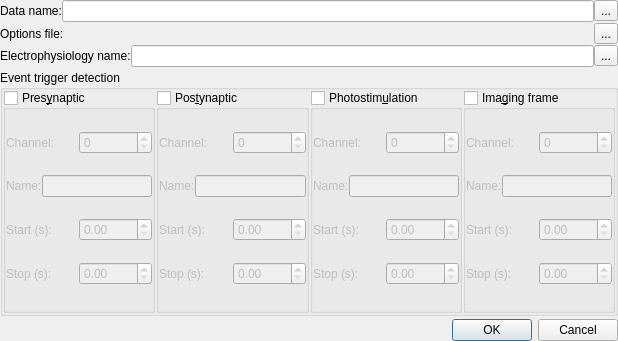
<?xml version="1.0" encoding="UTF-8"?>
<ui version="4.0">
 <class>Dialog</class>
 <widget class="QDialog" name="Dialog">
  <property name="geometry">
   <rect>
    <x>0</x>
    <y>0</y>
    <width>618</width>
    <height>341</height>
   </rect>
  </property>
  <property name="windowTitle">
   <string>Dialog</string>
  </property>
  <layout class="QGridLayout" name="gridLayout">
   <property name="leftMargin">
    <number>0</number>
   </property>
   <property name="topMargin">
    <number>0</number>
   </property>
   <property name="rightMargin">
    <number>0</number>
   </property>
   <property name="bottomMargin">
    <number>0</number>
   </property>
   <property name="horizontalSpacing">
    <number>0</number>
   </property>
   <property name="verticalSpacing">
    <number>3</number>
   </property>
   <item row="0" column="0">
    <layout class="QVBoxLayout" name="verticalLayout">
     <property name="spacing">
      <number>1</number>
     </property>
     <item>
      <layout class="QHBoxLayout" name="horizontalLayout">
       <property name="spacing">
        <number>0</number>
       </property>
       <item>
        <widget class="QLabel" name="label">
         <property name="text">
          <string>Data name:</string>
         </property>
        </widget>
       </item>
       <item>
        <widget class="QLineEdit" name="dataNameLineEdit"/>
       </item>
       <item>
        <widget class="QToolButton" name="choosePVFileToolButton">
         <property name="toolTip">
          <string>Choose PrairieView XML File</string>
         </property>
         <property name="text">
          <string>...</string>
         </property>
         <property name="icon">
          <iconset theme="document-open"/>
         </property>
        </widget>
       </item>
      </layout>
     </item>
     <item>
      <layout class="QHBoxLayout" name="horizontalLayout_2">
       <item>
        <widget class="QLabel" name="label_3">
         <property name="text">
          <string>Options file:</string>
         </property>
        </widget>
       </item>
       <item>
        <widget class="QLabel" name="optionsFileNameLabel">
         <property name="text">
          <string/>
         </property>
        </widget>
       </item>
       <item>
        <widget class="QToolButton" name="chooseOptionsToolButton">
         <property name="text">
          <string>...</string>
         </property>
         <property name="icon">
          <iconset theme="document-open"/>
         </property>
        </widget>
       </item>
      </layout>
     </item>
     <item>
      <layout class="QHBoxLayout" name="horizontalLayout_3">
       <property name="spacing">
        <number>0</number>
       </property>
       <item>
        <widget class="QLabel" name="label_2">
         <property name="text">
          <string>Electrophysiology name:</string>
         </property>
        </widget>
       </item>
       <item>
        <widget class="QLineEdit" name="ephysNameLineEdit"/>
       </item>
       <item>
        <widget class="QToolButton" name="chooseEphysToolButton">
         <property name="text">
          <string>...</string>
         </property>
         <property name="icon">
          <iconset theme="document-open"/>
         </property>
        </widget>
       </item>
      </layout>
     </item>
    </layout>
   </item>
   <item row="1" column="0">
    <widget class="QGroupBox" name="triggersGroupBox">
     <property name="title">
      <string>Event trigger detection</string>
     </property>
     <layout class="QHBoxLayout" name="horizontalLayout_20">
      <property name="spacing">
       <number>1</number>
      </property>
      <property name="leftMargin">
       <number>0</number>
      </property>
      <property name="topMargin">
       <number>0</number>
      </property>
      <property name="rightMargin">
       <number>0</number>
      </property>
      <property name="bottomMargin">
       <number>0</number>
      </property>
      <item>
       <widget class="QGroupBox" name="presynGroupBox">
        <property name="title">
         <string>Pres&amp;ynaptic</string>
        </property>
        <property name="checkable">
         <bool>true</bool>
        </property>
        <property name="checked">
         <bool>false</bool>
        </property>
        <layout class="QVBoxLayout" name="verticalLayout_2">
         <property name="spacing">
          <number>0</number>
         </property>
         <property name="leftMargin">
          <number>0</number>
         </property>
         <property name="topMargin">
          <number>0</number>
         </property>
         <property name="rightMargin">
          <number>0</number>
         </property>
         <property name="bottomMargin">
          <number>0</number>
         </property>
         <item>
          <layout class="QHBoxLayout" name="horizontalLayout_4">
           <item>
            <widget class="QLabel" name="label_4">
             <property name="text">
              <string>Channel:</string>
             </property>
            </widget>
           </item>
           <item>
            <widget class="QSpinBox" name="presynChannelSpinBox"/>
           </item>
          </layout>
         </item>
         <item>
          <layout class="QHBoxLayout" name="horizontalLayout_5">
           <item>
            <widget class="QLabel" name="label_8">
             <property name="text">
              <string>Name:</string>
             </property>
            </widget>
           </item>
           <item>
            <widget class="QLineEdit" name="presynNameLineEdit"/>
           </item>
          </layout>
         </item>
         <item>
          <layout class="QHBoxLayout" name="horizontalLayout_6">
           <item>
            <widget class="QLabel" name="label_12">
             <property name="text">
              <string>Start (s):</string>
             </property>
            </widget>
           </item>
           <item>
            <widget class="QDoubleSpinBox" name="presynStartDoubleSpinBox"/>
           </item>
          </layout>
         </item>
         <item>
          <layout class="QHBoxLayout" name="horizontalLayout_7">
           <item>
            <widget class="QLabel" name="label_13">
             <property name="text">
              <string>Stop (s):</string>
             </property>
            </widget>
           </item>
           <item>
            <widget class="QDoubleSpinBox" name="presynStopDoubleSpinBox"/>
           </item>
          </layout>
         </item>
        </layout>
       </widget>
      </item>
      <item>
       <widget class="QGroupBox" name="postsynGroupBox">
        <property name="title">
         <string>Pos&amp;tynaptic</string>
        </property>
        <property name="checkable">
         <bool>true</bool>
        </property>
        <property name="checked">
         <bool>false</bool>
        </property>
        <layout class="QVBoxLayout" name="verticalLayout_3">
         <property name="spacing">
          <number>0</number>
         </property>
         <property name="leftMargin">
          <number>0</number>
         </property>
         <property name="topMargin">
          <number>0</number>
         </property>
         <property name="rightMargin">
          <number>0</number>
         </property>
         <property name="bottomMargin">
          <number>0</number>
         </property>
         <item>
          <layout class="QHBoxLayout" name="horizontalLayout_8">
           <item>
            <widget class="QLabel" name="label_5">
             <property name="text">
              <string>Channel:</string>
             </property>
            </widget>
           </item>
           <item>
            <widget class="QSpinBox" name="postsynChannelSpinBox"/>
           </item>
          </layout>
         </item>
         <item>
          <layout class="QHBoxLayout" name="horizontalLayout_9">
           <item>
            <widget class="QLabel" name="label_9">
             <property name="text">
              <string>Name:</string>
             </property>
            </widget>
           </item>
           <item>
            <widget class="QLineEdit" name="postsynNameLineEdit"/>
           </item>
          </layout>
         </item>
         <item>
          <layout class="QHBoxLayout" name="horizontalLayout_10">
           <item>
            <widget class="QLabel" name="label_14">
             <property name="text">
              <string>Start (s):</string>
             </property>
            </widget>
           </item>
           <item>
            <widget class="QDoubleSpinBox" name="postsynStartDoubleSpinBox"/>
           </item>
          </layout>
         </item>
         <item>
          <layout class="QHBoxLayout" name="horizontalLayout_11">
           <item>
            <widget class="QLabel" name="label_15">
             <property name="text">
              <string>Stop (s):</string>
             </property>
            </widget>
           </item>
           <item>
            <widget class="QDoubleSpinBox" name="postsynStopDoubleSpinBox"/>
           </item>
          </layout>
         </item>
        </layout>
       </widget>
      </item>
      <item>
       <widget class="QGroupBox" name="photostimGroupBox">
        <property name="title">
         <string>Photostim&amp;ulation</string>
        </property>
        <property name="checkable">
         <bool>true</bool>
        </property>
        <property name="checked">
         <bool>false</bool>
        </property>
        <layout class="QVBoxLayout" name="verticalLayout_4">
         <property name="spacing">
          <number>0</number>
         </property>
         <property name="leftMargin">
          <number>0</number>
         </property>
         <property name="topMargin">
          <number>0</number>
         </property>
         <property name="rightMargin">
          <number>0</number>
         </property>
         <property name="bottomMargin">
          <number>0</number>
         </property>
         <item>
          <layout class="QHBoxLayout" name="horizontalLayout_12">
           <item>
            <widget class="QLabel" name="label_6">
             <property name="text">
              <string>Channel:</string>
             </property>
            </widget>
           </item>
           <item>
            <widget class="QSpinBox" name="photostimChannelSpinBox"/>
           </item>
          </layout>
         </item>
         <item>
          <layout class="QHBoxLayout" name="horizontalLayout_13">
           <item>
            <widget class="QLabel" name="label_10">
             <property name="text">
              <string>Name:</string>
             </property>
            </widget>
           </item>
           <item>
            <widget class="QLineEdit" name="photostimNameLineEdit"/>
           </item>
          </layout>
         </item>
         <item>
          <layout class="QHBoxLayout" name="horizontalLayout_14">
           <item>
            <widget class="QLabel" name="label_16">
             <property name="text">
              <string>Start (s):</string>
             </property>
            </widget>
           </item>
           <item>
            <widget class="QDoubleSpinBox" name="photoStartDoubleSpinBox"/>
           </item>
          </layout>
         </item>
         <item>
          <layout class="QHBoxLayout" name="horizontalLayout_15">
           <item>
            <widget class="QLabel" name="label_17">
             <property name="text">
              <string>Stop (s):</string>
             </property>
            </widget>
           </item>
           <item>
            <widget class="QDoubleSpinBox" name="photoStopDoubleSpinBox"/>
           </item>
          </layout>
         </item>
        </layout>
       </widget>
      </item>
      <item>
       <widget class="QGroupBox" name="imagingGroupBox">
        <property name="title">
         <string>Ima&amp;ging frame</string>
        </property>
        <property name="checkable">
         <bool>true</bool>
        </property>
        <property name="checked">
         <bool>false</bool>
        </property>
        <layout class="QVBoxLayout" name="verticalLayout_5">
         <property name="spacing">
          <number>0</number>
         </property>
         <property name="leftMargin">
          <number>0</number>
         </property>
         <property name="topMargin">
          <number>0</number>
         </property>
         <property name="rightMargin">
          <number>0</number>
         </property>
         <property name="bottomMargin">
          <number>0</number>
         </property>
         <item>
          <layout class="QHBoxLayout" name="horizontalLayout_16">
           <item>
            <widget class="QLabel" name="label_7">
             <property name="text">
              <string>Channel:</string>
             </property>
            </widget>
           </item>
           <item>
            <widget class="QSpinBox" name="imagingChannelSpinBox"/>
           </item>
          </layout>
         </item>
         <item>
          <layout class="QHBoxLayout" name="horizontalLayout_17">
           <item>
            <widget class="QLabel" name="label_11">
             <property name="text">
              <string>Name:</string>
             </property>
            </widget>
           </item>
           <item>
            <widget class="QLineEdit" name="imagingNameLineEdit"/>
           </item>
          </layout>
         </item>
         <item>
          <layout class="QHBoxLayout" name="horizontalLayout_18">
           <item>
            <widget class="QLabel" name="label_18">
             <property name="text">
              <string>Start (s):</string>
             </property>
            </widget>
           </item>
           <item>
            <widget class="QDoubleSpinBox" name="imagingStartDoubleSpinBox"/>
           </item>
          </layout>
         </item>
         <item>
          <layout class="QHBoxLayout" name="horizontalLayout_19">
           <item>
            <widget class="QLabel" name="label_19">
             <property name="text">
              <string>Stop (s):</string>
             </property>
            </widget>
           </item>
           <item>
            <widget class="QDoubleSpinBox" name="imagingStopDoubleSpinBox"/>
           </item>
          </layout>
         </item>
        </layout>
       </widget>
      </item>
     </layout>
    </widget>
   </item>
   <item row="2" column="0">
    <widget class="QDialogButtonBox" name="buttonBox">
     <property name="orientation">
      <enum>Qt::Horizontal</enum>
     </property>
     <property name="standardButtons">
      <set>QDialogButtonBox::Cancel|QDialogButtonBox::Ok</set>
     </property>
    </widget>
   </item>
  </layout>
 </widget>
 <resources>
  <include location="../gui/resources/resources.qrc"/>
 </resources>
 <connections>
  <connection>
   <sender>buttonBox</sender>
   <signal>accepted()</signal>
   <receiver>Dialog</receiver>
   <slot>accept()</slot>
   <hints>
    <hint type="sourcelabel">
     <x>248</x>
     <y>254</y>
    </hint>
    <hint type="destinationlabel">
     <x>157</x>
     <y>274</y>
    </hint>
   </hints>
  </connection>
  <connection>
   <sender>buttonBox</sender>
   <signal>rejected()</signal>
   <receiver>Dialog</receiver>
   <slot>reject()</slot>
   <hints>
    <hint type="sourcelabel">
     <x>316</x>
     <y>260</y>
    </hint>
    <hint type="destinationlabel">
     <x>286</x>
     <y>274</y>
    </hint>
   </hints>
  </connection>
 </connections>
</ui>
